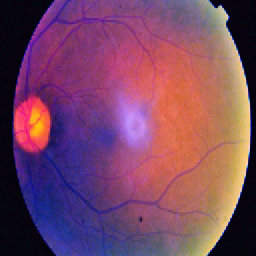
%> input picture APTOS_Enhanced/test/mild/0024cdab0c1e.png, 256 x 256 px; its folder holds 4 pictures in this run
$ octave Main.m   (GNU Octave 9; MATLAB toolbox functions it lacks are replaced by stand-ins)
%> lines starting %> are read from the running program, lines starting %| are printed output that depends on the picture
### MATLAB_Related_Files/UnnecessayDetailRemoval/Removing_Boarders.m
%% In this program, we will remove the unnecessary details from images.

function I = Removing_Boarders(I)
%% This function will remove the borders, which contain all or majority
%% zeros
%% Argument: I --> A color input
%%
%% Return: I --> A color image without any unnecessary details


if ndims(I) == 2
    [m, n] = size(I);
    removed_rows = [];
    removed_cols = [];
    for i = 1:m
        if sum(I(i,:)) < 1500
            removed_rows(end+1) = i;
        end
    end

    for i = 1:n
        if sum(I(:,i)) < 1500
            removed_cols(end+1) = i;
        end
    end

    I(removed_rows,:) =[];
    I(:,removed_cols) = [];
elseif ndims(I) == 3
    [m, n, ~] = size(I);
    removed_rows = [];
    removed_cols = [];
    for i = 1:m
        if sum(sum(I(i,:,:)))/3 < 2500
            removed_rows(end+1) = i;
        end
    end

    for i = 1:n
        if sum(sum(I(:,i,:)))/3 < 2500
            removed_cols(end+1) = i;
        end
    end

    I(removed_rows,:,:) =[];
    I(:,removed_cols,:) = [];
else
    print('Invalid Input')
end
return

### MATLAB_Related_Files/UnnecessayDetailRemoval/Main.m
%%%%%%%%%%%%%%%%%%%%%%%%%%%%%%%%%%%%%%%%%%%%%%%%%%%%%%%%%%%%%%%%%%%%%%%%%%%
%% First, we will remove borders from all images
%%%%%%%%%%%%%%%%%%%%%%%%%%%%%%%%%%%%%%%%%%%%%%%%%%%%%%%%%%%%%%%%%%%%%%%%%%%%
clear; close all; clc

%% For Normal Images

% Plesae give path where the images are stored
train_dir_path = 'C:\DR_datasets\APTOSS\train\normal';

% Please give path where you want to store the processed data
train_dir_save_path = 'C:\\DR_datasets\New_APTOSS\train\normal';


%%%%%%%%%%%%%%%%%%%%%%%%%%%%%%%%%%%%%%%%%%%%%%%%%%%%%%%%%%%%%%%%%%%%%%%%%%
%% For Normal Images
img_names = dir([train_dir_path, '/*.png']);
disp(['There are ', num2str(length(img_names)),' Normal Images in the Training Directory'])
for ind = 1:length(img_names)
    image = imread(fullfile(train_dir_path, img_names(ind).name));
    J = Removing_Boarders(image);
    if isempty(J)
        continue
    end
    save_path = fullfile(train_dir_save_path, img_names(ind).name);
    imwrite(J, save_path)
    disp(strcat('Normal Train Processed Image: ', num2str(ind)))
end


%%%%%%%%%%%%%%%%%%%%%%%%%%%%%%%%%%%%%%%%%%%%%%%%%%%%%%%%%%%%%%%%%%%%%%%%%%
clear; close; clc
%% For Mild Images

train_dir_path = 'C:\DR_datasets\APTOSS\train\mild';
train_dir_save_path = 'C:\DR_datasets\New_APTOSS\train\mild';


% For Train Images
img_names = dir([train_dir_path, '/*.png']);
disp(['There are ', num2str(length(img_names)),' mild Images in the Training Directory'])
for ind = 1:length(img_names)
    image = imread(fullfile(train_dir_path, img_names(ind).name));
%> image is the input picture: size 256x256x3 uint8; mean R, G, B 121.3, 70.3, 99.1
    J = Removing_Boarders(image);
%> after the loop in Removing_Boarders, `for i = 1:n`: removed_cols = [1 2 3 4 5 6 7 8 9 10 11 12 253 254 255 256]
%> in Removing_Boarders, `I(:,removed_cols,:) = [];`:
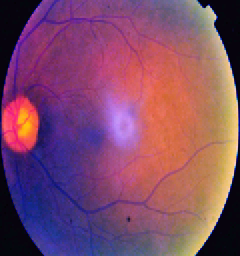
%> I: size 256x240x3 uint8; mean R, G, B 128.9, 74.7, 104.8
    if isempty(J)
        continue
    end
    save_path = fullfile(train_dir_save_path, img_names(ind).name);
    imwrite(J, save_path)
    disp(strcat('mild Train Processed Image: ', num2str(ind)))
end
%> pass 2 of the loop `for ind = 1:length(img_names)`:
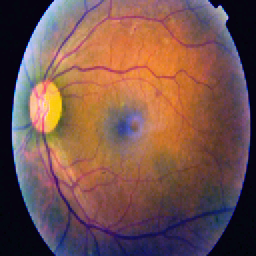
%> input picture APTOS_Enhanced/test/mild/00cb6555d108.png, 256 x 256 px
%> image is the input picture: size 256x256x3 uint8; mean R, G, B 118.6, 83.4, 76.8
%> after the loop in Removing_Boarders (call 2), `for i = 1:n`: removed_cols = [1 2 3 4 5 6 7 8 9 10 11 253 254 255 256]
%> in Removing_Boarders (call 2), `I(:,removed_cols,:) = [];`:
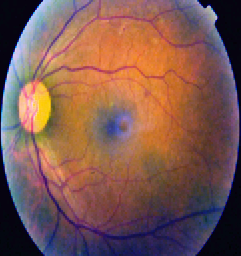
%> I: size 256x241x3 uint8; mean R, G, B 125.6, 88.3, 80.6


%%%%%%%%%%%%%%%%%%%%%%%%%%%%%%%%%%%%%%%%%%%%%%%%%%%%%%%%%%%%%%%%%%%%%%%%%%
clear; close; clc
%% For moderate Images

train_dir_path = 'C:\DR_datasets\APTOSS\train\moderate';
train_dir_save_path = 'C:\DR_datasets\New_APTOSS\train\moderate';


% For Train Images
img_names = dir([train_dir_path, '/*.png']);
disp(['There are ', num2str(length(img_names)),' moderate Images in the Training Directory'])
for ind = 1:length(img_names)
    image = imread(fullfile(train_dir_path, img_names(ind).name));
    J = Removing_Boarders(image);
    if isempty(J)
        continue
    end
    save_path = fullfile(train_dir_save_path, img_names(ind).name);
    imwrite(J, save_path)
    disp(strcat('moderate Train Processed Image: ', num2str(ind)))
end


%%%%%%%%%%%%%%%%%%%%%%%%%%%%%%%%%%%%%%%%%%%%%%%%%%%%%%%%%%%%%%%%%%%%%%%%%%
clear; close; clc
%% For severe Images

train_dir_path = 'C:\DR_datasets\APTOSS\train\severe';
train_dir_save_path = 'C:\DR_datasets\New_APTOSS\train\severe';


% For Train Images
img_names = dir([train_dir_path, '/*.png']);
disp(['There are ', num2str(length(img_names)),' severe Images in the Training Directory'])
for ind = 1:length(img_names)
    image = imread(fullfile(train_dir_path, img_names(ind).name));
    J = Removing_Boarders(image);
    if isempty(J)
        continue
    end
    save_path = fullfile(train_dir_save_path, img_names(ind).name);
    imwrite(J, save_path)
    disp(strcat('severe Train Processed Image: ', num2str(ind)))
end


%%%%%%%%%%%%%%%%%%%%%%%%%%%%%%%%%%%%%%%%%%%%%%%%%%%%%%%%%%%%%%%%%%%%%%%%%%
clear; close; clc
%% For PDR Images

train_dir_path = 'C:\DR_datasets\APTOSS\train\pdr';

train_dir_save_path = 'C:\DR_datasets\New_APTOSS\train\pdr';


% For Train Images
img_names = dir([train_dir_path, '/*.png']);
disp(['There are ', num2str(length(img_names)),' pdr Images in the Training Directory'])
for ind = 1:length(img_names)
    image = imread(fullfile(train_dir_path, img_names(ind).name));
    J = Removing_Boarders(image);
    if isempty(J)
        continue
    end
    save_path = fullfile(train_dir_save_path, img_names(ind).name);
    imwrite(J, save_path)
    disp(strcat('pdr Train Processed Image: ', num2str(ind)))
end
